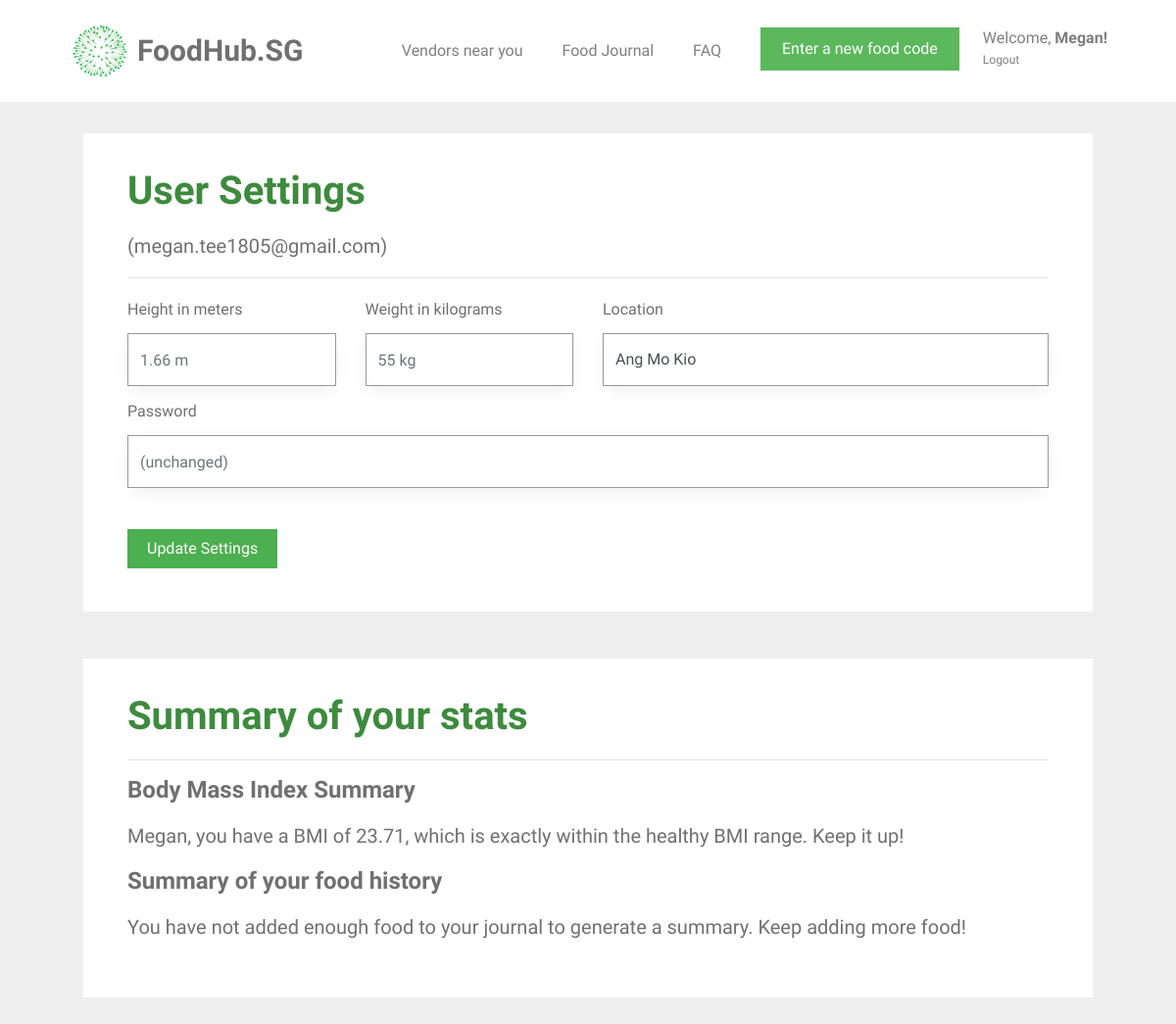
Page /user_settings (signed in) on the committed database.
### tables this page shows
CREATE TABLE user (
  id INTEGER PRIMARY KEY AUTOINCREMENT,
  name TEXT NOT NULL,
  email VARCHAR(512) UNIQUE NOT NULL,
  password TEXT NOT NULL,
  height INTEGER NOT NULL,
  weight INTEGER NOT NULL,
  location TEXT NOT NULL,
  status BOOL NOT NULL
);

### foodhubsg/user.py (the view, shortened to what this page needs)
@bp.route('/user_settings', methods=('GET', 'POST'))
@login_required
def user_settings():
    db = get_db()
    food_items = db.execute(
        'SELECT f.id, creator_id, food_name, created, calories, food_code, email'
        ' FROM food_entry f JOIN user u ON f.creator_id = u.id'
        ' WHERE f.creator_id = ? AND DATE(f.created) IN'
        ' (SELECT DISTINCT DATE(created) FROM food_entry '
        ' WHERE NOT date(f.created) = date("now") ORDER BY datetime(created) DESC LIMIT 8)'
        ' ORDER BY datetime(created) DESC',
        (g.user['id'],),
    ).fetchall()
    users = db.execute(
        'SELECT id, name, email, password, height, weight, location'
        ' FROM user'
        ' WHERE id = ?',
        (g.user['id'],),
    ).fetchall()
    user_info = ProcessUserInfo(food_items, users)
    info = user_info.get_info()
    return render_template('user/user_settings.html',
                           name=info["name"], weight=info["weight"], height=info["height"], email=info["email"],
                           password=info["password"], user_location=info["user_location"], bmi_statement=info["bmi_statement"],
                           calories_statement=info["calories_statement"], number_of_days=info["number_of_days"],
                           user_average_calories=info["user_average_calories"], food_exists=info["food_exists"],
                           snack_message=info["snack_message"], average_breakfast_calories=info["average_breakfast_calories"],
                           average_lunch_calories=info["average_lunch_calories"], average_dinner_calories=info["average_dinner_calories"],
                           average_snack_calories=info["average_snack_calories"])

### foodhubsg/auth.py (called while the page is built)
def login_required(view):
    @functools.wraps(view)
    def wrapped_view(**kwargs):
        if g.user is None:
            return redirect(url_for('auth.login'))
        if g.user["id"] == 0:
            return redirect(url_for('support.support'))
        return view(**kwargs)
    return wrapped_view

@bp.before_app_request
def load_logged_in_user():
    user_id = session.get('user_id')
    if user_id is None:
        g.user = None
    else:
        g.user = get_db().execute(
            'SELECT * FROM user WHERE id = ?', (user_id,)
        ).fetchone()

### foodhubsg/classes.py (called while the page is built)
    def get_area(self):
        return self.__area

### foodhubsg/db.py (called while the page is built)
def get_db():
    if 'db' not in g:
        g.db = sqlite3.connect(
            current_app.config['DATABASE'],
            detect_types=sqlite3.PARSE_DECLTYPES
        )
        g.db.row_factory = sqlite3.Row
    return g.db

### foodhubsg/templates/user/user_settings.html (shortened to what this page needs)
{% extends 'base.html' %}
{% block content %}
<div id="colorlib-container">
    <div class="container">
        <div class="col-md-12">
            <div class="box1">
            <div class="row row-pb-md">
                <div class="col-md-12">
                    <header>
                        <h1 class="font_color"><b>User Settings</b></h1>
                        <h5>({{ email }})</h5>
                        <hr>
                    </header>
                    <form method="post">
                        <div class="row form-group">
                            <div class="col-md-3">
                                <label>Height in meters</label>
                                <input name="height" id="height" type="number" step="0.01" class="form-control" value="{{ request.form['height'] }}" placeholder="{{ g.user['height'] }} m">
                            </div>
                            <div class="col-md-3">
                                <label>Weight in kilograms</label>
                                <input name="weight" id="weight" type="number" step="0.01" class="form-control" value="{{ request.form['weight'] }}" placeholder="{{ g.user['weight'] }} kg">
                            </div>
                            <div class="col-md-6" style="padding-bottom: 10px;">
                                <label>Location</label>
                                <select class="custom-select form-control" id="inputGroupSelect02" name="new-location">
                                    <option selected>{{ user_location }}</option>
                                </select>
                            </div>
                            <div class="col-md-12 new-password">
                                <label>Password</label>
                                <input name="password" id="password" type="password" class="form-control delprefix" placeholder="(unchanged)">
                            </div>
                        </div>
                        <br>
                        <input type="submit" value="Update Settings" class="btn btn-primary" style="background-color: #4CAF50;">
                    </form>
                </div>
            </div>
            </div>
        </div>
        <div class="col-md-12">
            <div class="box1">
            <div class="row row-pb-md">
                <div class="col-md-12">
                    <header id="summary-header">
                        <h1 class="font_color"><b>Summary of your stats</b></h1>
                        <hr>
                    </header>
                    <h4><b>Body Mass Index Summary</b></h4>
                    <h5>{{ bmi_statement }}</h5>
                    <h4><b>Summary of your food history</b></h4>
                    {% if food_exists == 0 %}
                        <h5>You have not added enough food to your journal to generate a summary. Keep adding more food!</h5>
                    {% endif %}
                </div>
            </div>
            </div>
        </div>
    </div>
</div>
{% endblock %}

### foodhubsg/templates/base.html (shortened to what this page needs)
<!doctype html>
<link rel="stylesheet" href="https://cdnjs.cloudflare.com/ajax/libs/font-awesome/4.7.0/css/font-awesome.min.css">
<link rel="stylesheet" href="https://stackpath.bootstrapcdn.com/bootstrap/4.1.3/css/bootstrap.min.css">
<link rel="stylesheet" href="../static/css/animate.css">
<link rel="stylesheet" href="../static/css/icomoon.css">
<link rel="stylesheet" href="../static/css/magnific-popup.css">
<link rel="stylesheet" href="../static/css/flexslider.css">
<link rel="stylesheet" href="../static/css/owl.carousel.min.css">
<link rel="stylesheet" href="../static/css/owl.theme.default.min.css">
<link rel="stylesheet" href="../static/css/style.css">
    {% block navbar %}
        <nav class="navbar navbar-light bg-white">
            <div class="container">
                <a class="navbar-brand" href="{{ url_for('index') }}">
                    <img src="../static/images/healthhub-logo.png" width="65px" height="60px" class="d-inline-block align-top" alt="FoodHub.SG Logo">
                    <span id="webname">FoodHub.SG</span>
                </a>
                {% if g.user %}
                    {% if g.user["id"] == 0 %}
                        <li class="nav-item settings nav-link">
                            <a class="nav-link" id="settings-link">
                                Welcome, <span id="nav-name">{{ g.user['name'] }}!</span>
                            </a>
                            <a class="nav-link" id="logout-link" href="{{ url_for('auth.logout') }}">
                                Logout
                            </a>
                        </li>
                    {% else %}
                        <ul class="navbar-nav ml-auto">
                            <li class="nav-item">
                                <a class="nav-link" href="{{ url_for('vendors.vendors') }}">Vendors near you</a>
                            </li>
                            <li class="nav-item">
                                <a class="nav-link" href="{{ url_for('food.food_journal') }}">Food Journal</a>
                            </li>
                            <li class="nav-item">
                                <a class="nav-link" href="{{ url_for('user.faq') }}">FAQ</a>
                            </li>
                            <li class="nav-item">
                                <a href="{{ url_for('food.food_journal') }}"><button type="button" class="btn btn-success">Enter a new food code</button></a>
                            </li>
                            <li class="nav-item settings nav-link">
                                <a class="nav-link" id="settings-link" href="{{ url_for('user.user_settings')}}">
                                    Welcome, <span id="nav-name">{{ g.user['name'] }}!</span>
                                </a>
                                <a class="nav-link" id="logout-link" href="{{ url_for('auth.logout') }}">
                                    Logout
                                </a>
                            </li>
                        </ul>
                    {% endif %}
                {% endif %}
                {% endblock %}
            </div>
        </nav>
<section class="content">
    {% block content %}{% endblock %}
</section>

### foodhubsg/static/css/style.css (style rules this page uses)
.font_color { color: #3d8b3d; }
a { color: #F6490D; -webkit-transition: 0.5s; -o-transition: 0.5s; transition: 0.5s; }
h1, h2, h3, h4, h5, h6, figure { color: #707070; font-weight: 400; margin: 0 0 20px 0; }
#colorlib-container, #colorlib-instagram, #colorlib-about, #colorlib-contact, #colorlib-footer { padding: 2em 0; clear: both; }
.content { display: block; }
.form-control { -webkit-box-shadow: none; -moz-box-shadow: none; -ms-box-shadow: none; -o-box-shadow: none; box-shadow: none; border: none; font-size: 16px !important; font-weight: 300; -webkit-border-radius: 0px; -moz-border-radius: 0px; -ms-border-radius: 0px; border-radius: 0px; }
.form-group { margin-bottom: 10px; }
.btn { margin-right: 4px; margin-bottom: 4px; font-size: 16px; font-weight: 400; -webkit-border-radius: 30px; -moz-border-radius: 30px; -ms-border-radius: 30px; border-radius: 30px; -webkit-transition: 0.5s; -o-transition: 0.5s; transition: 0.5s; padding: 8px 20px; }
.btn-primary { background: #F6490D; color: #fff; }
.btn-success { background: #5cb85c; color: #fff; border: 2px solid #5cb85c; }
.form-control { -webkit-box-shadow: none; box-shadow: none; background: transparent; border: 1px solid rgba(0, 0, 0, 0.1); height: 54px; font-size: 18px; font-weight: 300; }
.row-pb-md { padding: 2em !important; }
.btn-primary { border-radius: 0; border-width: 0; }
.btn { border-radius: 0; }
.form-control { border-width: 0.2px; border-color: #999999; box-shadow: 0 5px 20px -5px rgba(0,0,0,0.1); }
.box1 { background: #ffffff; padding: 0.5em; margin-bottom: 3em; transition: box-shadow 0.5s; }
.row.row-pb-md { margin: -5px -10px 0 -10px; }
.container { padding-right: 2.5em; padding-left: 2.5em; }
#nav-name { font-weight: bold; }
.navbar-nav { flex-direction: row; }
.nav-item { padding: 10px 10px 10px 10px; margin: 10px; }
.navbar-nav > .settings { position: relative; display: block; margin-right: 0; padding-right: 0; margin-left: 0; padding-left: 0; color: #4CAF50; }
.settings > .nav-link { line-height: 22px; padding: 0; }
#logout-link { font-size: 12px; }
#webname { color: #707070; font-weight: bold; font-size: 30px; }
.bg-white { background-color: white; }

### rows in the picture
user: user.name "Megan", email "megan.tee1805@gmail.com", height "1.66 m", weight "55 kg", new-location "Ang Mo Kio"

### other values in the picture
{{ bmi_statement }} "Megan, you have a BMI of 23.71, which is exactly within the healthy BMI range. Keep it up!"
